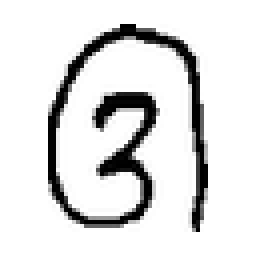
#> input picture data/characters/processed_test/box_5/1.png, 64 x 64 px, found by its file name (shown 4 times larger)
$ python preprocessing.py
#> lines starting #> are read from the running program, lines starting #| are printed output that depends on the picture; after the words box and inside, x2 and y2 are one past the last pixel; in counts of white or black regions, pixels touching at a corner belong together
from pathlib import Path
import numpy as np
from PIL import Image, ImageOps

def preprocess_character_image(image_input, target_size=(64, 64), padding_ratio=0.15):
    """
    Cleans and standardizes a handwritten character image:
    1. Converts to grayscale.
    2. Identifies character ink and removes stray border artifacts.
    3. Crops tightly around the character bounding box.
    4. Centers the character on a square canvas preserving aspect ratio.
    """
#> called with target_size = (64, 64), padding_ratio = 0.15
    if isinstance(image_input, (str, Path)):
        img = Image.open(image_input)
#> img is the input picture: PIL image 64x64 L; min 0, max 255, mean 222.8
    elif isinstance(image_input, Image.Image):
        img = image_input
    else:
        raise TypeError("image_input must be a file path or PIL Image")

    # 1. Convert to grayscale
    gray = ImageOps.grayscale(img)
    arr = np.asarray(gray, dtype=np.uint8)

    # 2. Invert if background is dark: ensure background is white (255) and ink is dark (< 180)
    # If the corners are mostly dark, invert image
    corners = [arr[0, 0], arr[0, -1], arr[-1, 0], arr[-1, -1]]
#> corners = [255, 255, 255, 255]
    if np.mean(corners) < 128:
        gray = ImageOps.invert(gray)
        arr = np.asarray(gray, dtype=np.uint8)

    # 3. Detect ink pixels (pixels darker than threshold, e.g. 190)
    ink_mask = arr < 190
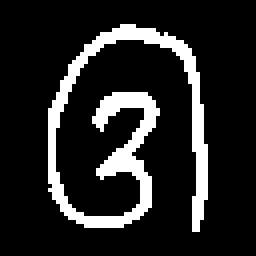
#> ink_mask: shape (64, 64) bool (shown 4 times larger); 14.4% white; 1 white region, box (x1, y1, x2, y2) and area: (12, 6, 52, 58) 589

    # If the image is empty or has almost no ink, return blank canvas
    if np.sum(ink_mask) < 20:
        canvas = Image.new("L", target_size, 255)
        return canvas

    ys, xs = np.where(ink_mask)
#> ys = 589 values from 6 to 57; xs = 589 values, max 51 at index 339, min 12 at index 223, mean 31.97

    # 4. Filter out stray border artifacts:
    # If there is stray ink touching only the top or bottom 5% of pixels separate from main mass
    ymin, ymax = int(ys.min()), int(ys.max())
#> ymin = 6; ymax = 57
    xmin, xmax = int(xs.min()), int(xs.max())
#> xmin = 12; xmax = 51

    # Tightly crop the character
    cropped = gray.crop((xmin, ymin, xmax + 1, ymax + 1))
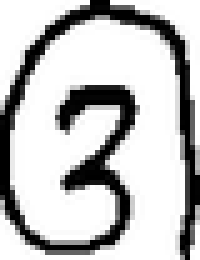
#> cropped: PIL image 40x52 L (shown 5 times larger); min 0, max 255, mean 191.5

    # 5. Place on a square canvas preserving aspect ratio
    w, h = cropped.size
#> w = 40; h = 52
    max_dim = max(w, h)
#> max_dim = 52

    # Target inner dimension with padding
    inner_size = int(target_size[0] * (1.0 - 2 * padding_ratio))
    scale = inner_size / max_dim
#> scale = 0.846
    new_w = max(1, int(w * scale))
#> new_w = 33
    new_h = max(1, int(h * scale))
#> new_h = 44

    resized = cropped.resize((new_w, new_h), Image.Resampling.LANCZOS)
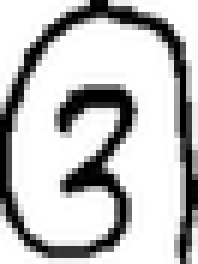
#> resized: PIL image 33x44 L (shown 6 times larger); min 0, max 255, mean 191.7

    # 6. Center on square background canvas
    canvas = Image.new("L", target_size, 255)
#> canvas: PIL image 64x64 L; every value is 255
    offset_x = (target_size[0] - new_w) // 2
#> offset_x = 15
    offset_y = (target_size[1] - new_h) // 2
#> offset_y = 10
    canvas.paste(resized, (offset_x, offset_y))
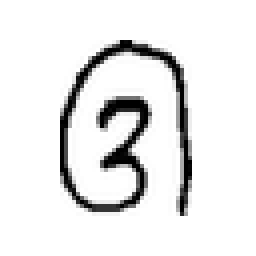
#> canvas: PIL image 64x64 L (shown 4 times larger); min 0, max 255, mean 232.6

    return canvas


def to_model_input(processed_image):
    """
    Converts a 64x64 PIL Image to normalized numpy array (1, 64, 64, 1) float32 [0, 1].
    """
    arr = np.asarray(processed_image, dtype=np.float32) / 255.0
    return arr[np.newaxis, ..., np.newaxis]


if __name__ == "__main__":
    import sys
    if sys.stdout.encoding and sys.stdout.encoding.lower() != "utf-8":
        sys.stdout.reconfigure(encoding="utf-8")

    test_path = Path("data/characters/source/preprocessed_images/box_0/1.png")
    if test_path.exists():
        result = preprocess_character_image(test_path)
        out_dir = Path("outputs")
        out_dir.mkdir(exist_ok=True)
        out_file = out_dir / "test_chunk1_preprocessed.png"
        result.save(out_file)
        print("Chunk 1 Preprocessing success!")
        print(f"Original size: {Image.open(test_path).size}")
        print(f"Preprocessed size: {result.size}")
#| Preprocessed size: (64, 64)
        print(f"Saved preprocessed sample to: {out_file.resolve()}")
    else:
        print("Sample image not found.")
